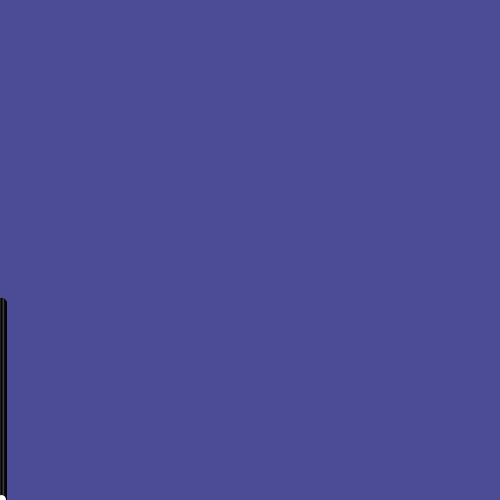
Frame 1 (no input)
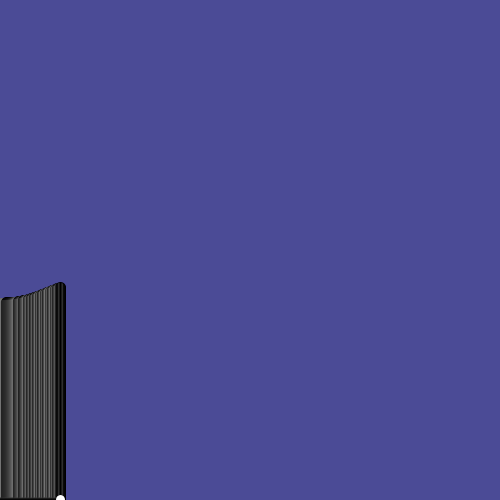
Frame 60 (the mouse pressed at the canvas centre just before this capture)
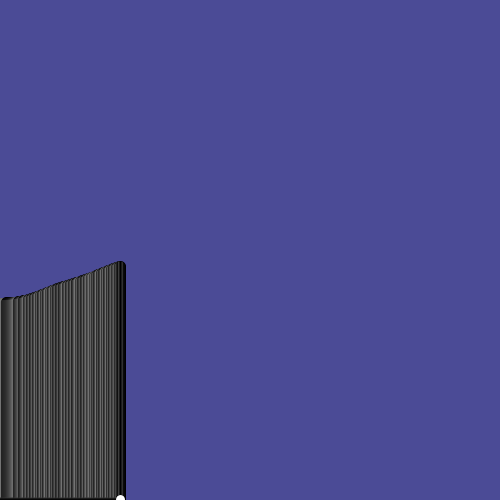
Frame 120 (the mouse held since frame 60 and released just before this capture)

The Processing sketch that drew these frames (run headless with seeded random() and noise(); from frame 60 on, the mouse is pressed at the canvas centre):

// Processing sketch: Ranges
// ── Ranges.pde
float x,y;

void setup(){
  size(500,500);
  background(75,75,150);
}

void draw(){
  x++;
  y=noise(-frameCount/500f,-frameCount/500f)* 500;
  for(float i=y;i<500;i++){
    circle(x, i, 10);
  }
  
  if(x>500){
    x=0;
    stroke(random(255),random(255),250);
  }
}
